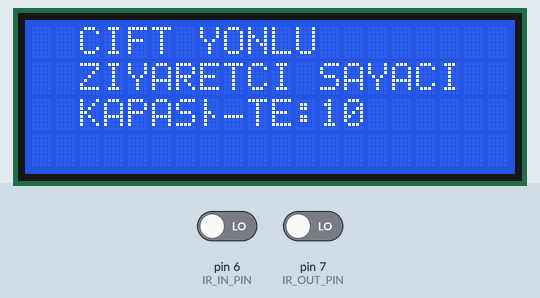
This sketch was run on a simulated Arduino Uno, built with avr-gcc and run on an emulated ATmega328P. Shown: 20×4 character LCD. The inputs (shaded band) are chosen by the test bench; at power-on: pin 6 (IR_IN_PIN) LOW, pin 7 (IR_OUT_PIN) LOW.

Above: at 1.2 s.
1.3 s: pin 6 (IR_IN_PIN) driven HIGH
At 2.0 s:
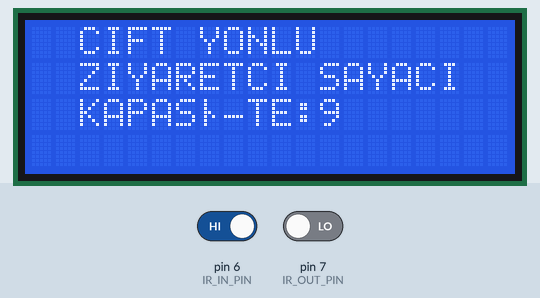
At 11.9 s:
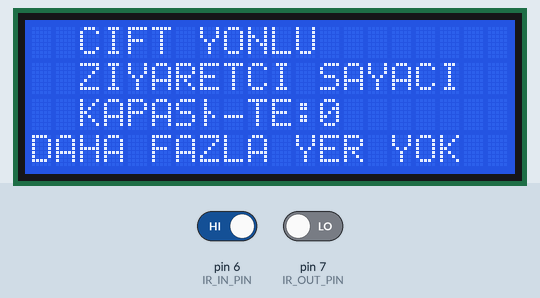
Timing chart, 0 to 12.8 s (numbered marks = the images above; inputs shaded):
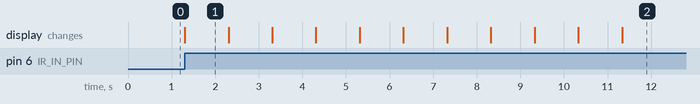

Measured:
- after the input at 1.3 s, the display: changes at once (image 1)

The sketch:

cift_yonlu_ziyaretci_sayaci.ino
```cpp
// include the library code:
#include <LiquidCrystal.h> //library for LCD

// initialize the library with the numbers of the interface pins
LiquidCrystal lcd(13, 12, 11, 10, 9, 8);

const int IR_IN_PIN  = 6;
const int IR_OUT_PIN = 7;

int Capacity = 10;

void setup()
{
  Serial.begin(9600);
  pinMode(IR_IN_PIN, INPUT);
  pinMode(IR_OUT_PIN, INPUT);

  lcd.begin(20, 4); // set up the LCD's number of columns and rows:
  lcd.setCursor(0, 0);
  lcd.print("  CIFT YONLU ");
  lcd.setCursor(0, 1);
  lcd.print("  ZIYARETCI SAYACI");
  lcd.setCursor(0, 2);
  lcd.print("  KAPASİTE: ");
  lcd.setCursor(12, 2);
  lcd.print(Capacity);
  lcd.print("  ");
  lcd.setCursor(0, 3);
  lcd.print("                 ");
}

void loop()
{
  if(digitalRead(IR_IN_PIN) == HIGH && Capacity >0)
  {
    lcd.setCursor(0, 3);
    lcd.print("                 ");
    Capacity = Capacity - 1;
    lcd.setCursor(12, 2);
    lcd.print(Capacity);
    lcd.print("  ");
    delay(1000);
  }
  if(digitalRead(IR_OUT_PIN) == HIGH && Capacity <10)
  {
    lcd.setCursor(0, 3);
    lcd.print("                 ");
    Capacity = Capacity + 1;
    lcd.setCursor(12, 2);
    lcd.print(Capacity);
    lcd.print("  ");
    delay(1000);
  }
  if(Capacity == 0)
  {
    lcd.setCursor(0, 3);
    lcd.print("DAHA FAZLA YER YOK   ");
  }
}
```
